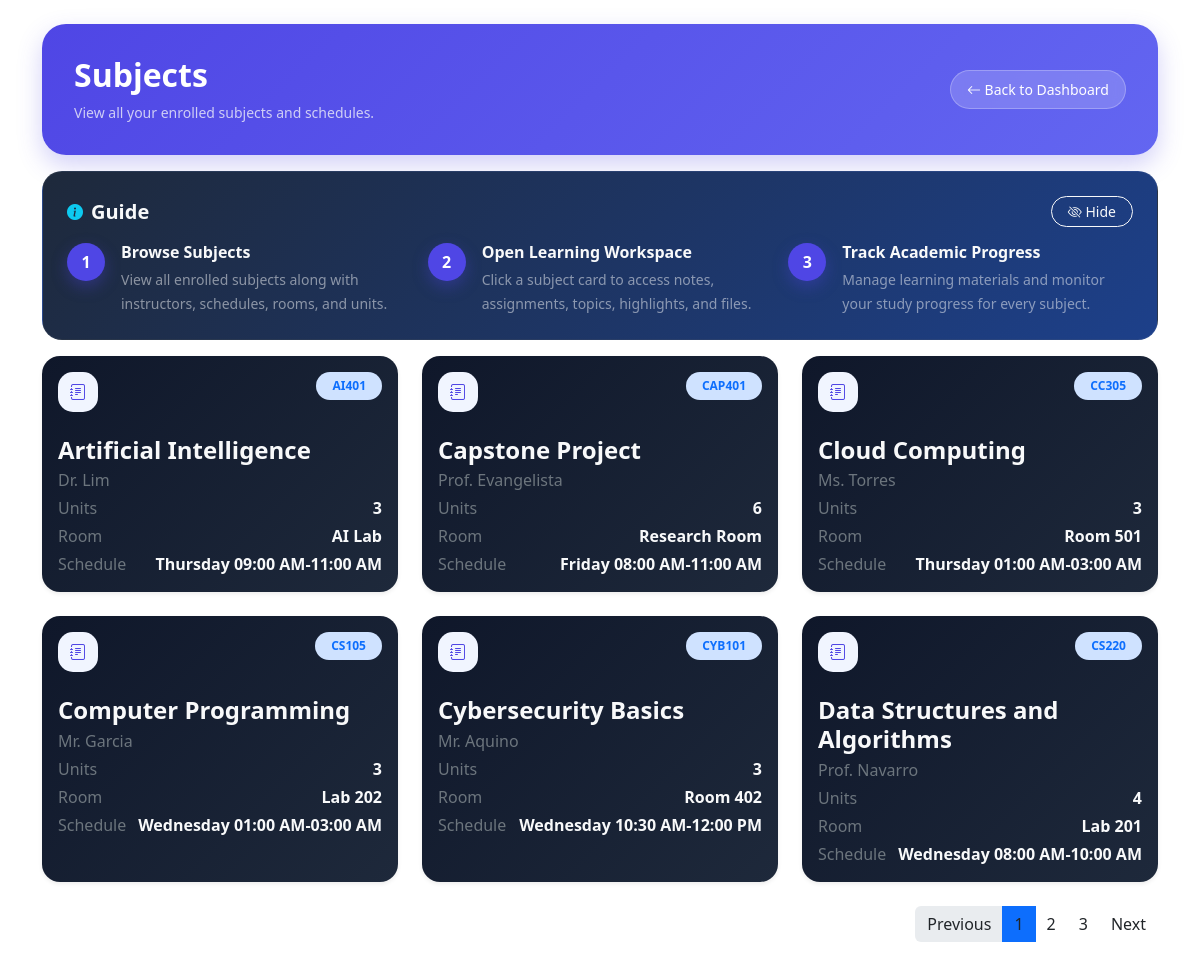
The app's page /dashboard/subjects.php (signed in) with its own data.
### tables this page shows
CREATE TABLE `schedules` (
  `id` int(11) NOT NULL,
  `day_id` int(11) NOT NULL,
  `subject_name` varchar(100) NOT NULL,
  `subject_code` varchar(50) DEFAULT NULL,
  `instructor` varchar(100) DEFAULT NULL,
  `units` int(11) DEFAULT 0,
  `start_time` time NOT NULL,
  `end_time` time NOT NULL,
  `room` varchar(100) DEFAULT NULL,
  `created_at` timestamp NOT NULL DEFAULT current_timestamp()
);

### dashboard/process_subjects.php (called while the page is built, shortened)
<?php
require '../includes/db.php';
$user_id = $_SESSION['user']['id'];
$limit = 6;
$page = isset($_GET['page']) ? (int)$_GET['page'] : 1;
$offset = ($page - 1) * $limit;
$stmt = $conn->prepare("
    SELECT
        s.id,
        s.subject_name,
        s.subject_code,
        s.instructor,
        s.units,
        s.room,
        GROUP_CONCAT(
            DISTINCT CONCAT(
                sd.day_name,
                ' ',
                TIME_FORMAT(s.start_time, '%h:%i %p'),
                '-',
                TIME_FORMAT(s.end_time, '%h:%i %p')
            )
            SEPARATOR ', '
        ) AS schedule_summary
    FROM schedules s
    INNER JOIN schedule_days sd
        ON s.day_id = sd.id
    WHERE sd.user_id = ?
    GROUP BY
        s.subject_name,
        s.subject_code,
        s.instructor,
        s.units,
        s.room
    ORDER BY s.subject_name ASC
    LIMIT ? OFFSET ?
");
$stmt->bind_param("iii", $user_id, $limit, $offset);
$stmt->execute();
$subjects = $stmt->get_result();
?>

### dashboard/subjects.php (the view, shortened to what this page needs)
<?php
include 'process_subjects.php';
include '../includes/header.php';
?>
<link href="../assets/css/subjects.css" rel="stylesheet">
</head>
<body>
<div class="container py-4">
    <div class="welcome-card mb-3">
        <div class="row align-items-center">
            <div class="col-12 col-lg-4
                        order-1 order-lg-2
                        text-start text-lg-end mb-3 mb-lg-0">
                <a href="index.php"
                class="btn btn-light btn-sm rounded-pill px-3 py-2">
                    <i class="bi bi-arrow-left"></i>
                    Back to Dashboard
                </a>
            </div>
            <div class="col-12 col-lg-8 order-2 order-lg-1">
                <h2 class="fw-bold text-white mb-2">
                    Subjects
                </h2>
                <p class="text-light opacity-75 mb-0 small">
                    View all your enrolled subjects and schedules.
                </p>
            </div>
        </div>
    </div>
    <div class="guide-card mb-3" id="guideCard">
        <div class="d-flex justify-content-between align-items-center mb-3">
            <div class="d-flex align-items-center gap-2">
                <i class="bi bi-info-circle-fill text-info"></i>
                <h5 class="fw-bold text-light mb-0">
                    Guide
                </h5>
            </div>
            <button class="btn btn-sm btn-outline-light rounded-pill px-3"
                    onclick="hideGuide()">
                <i class="bi bi-eye-slash"></i>
                Hide
            </button>
        </div>
        <div class="row g-3">
            <div class="col-md-4">
                <div class="guide-step">
                    <div class="guide-badge">
                        1
                    </div>
                    <div>
                        <h6 class="fw-semibold text-light mb-1">
                            Browse Subjects
                        </h6>
                        <small class="text-light opacity-50">
                            View all enrolled subjects along with instructors, schedules, rooms, and units.
                        </small>
                    </div>
                </div>
            </div>
            <div class="col-md-4">
                <div class="guide-step">
                    <div class="guide-badge">
                        2
                    </div>
                    <div>
                        <h6 class="fw-semibold text-light mb-1">
                            Open Learning Workspace
                        </h6>
                        <small class="text-light opacity-50">
                            Click a subject card to access notes, assignments, topics, highlights, and files.
                        </small>
                    </div>
                </div>
            </div>
            <div class="col-md-4">
                <div class="guide-step">
                    <div class="guide-badge">
                        3
                    </div>
                    <div>
                        <h6 class="fw-semibold text-light mb-1">
                            Track Academic Progress
                        </h6>
                        <small class="text-light opacity-50">
                            Manage learning materials and monitor your study progress for every subject.
                        </small>
                    </div>
                </div>
            </div>
        </div>
    </div>
    <div class="row g-4">
        <?php if ($subjects->num_rows > 0): ?>
            <?php while ($subject = $subjects->fetch_assoc()): ?>
                <div class="col-12 col-md-6 col-lg-4">
                    <a href="subject.php?id=<?= $subject['id']; ?>" class="text-decoration-none">
                    <div class="card border-0 shadow-sm h-100 subject-card">
                        <div class="card-body">
                            <div class="d-flex justify-content-between align-items-start mb-4">
                                <div class="subject-icon">
                                    <i class="bi bi-journal-text"></i>
                                </div>
                                <span class="badge rounded-pill bg-primary-subtle text-primary px-3 py-2">
                                    <?= htmlspecialchars($subject['subject_code']); ?>
                                </span>
                            </div>
                            <h4 class="fw-bold text-light mb-1">
                                <?= htmlspecialchars($subject['subject_name']); ?>
                            </h4>
                            <p class="text-secondary mb-1">
                                <?= htmlspecialchars($subject['instructor']); ?>
                            </p>
                            <div class="subject-details">
                                <div class="d-flex justify-content-between mb-1">
                                    <span class="text-secondary">
                                        Units
                                    </span>
                                    <span class="text-light fw-semibold">
                                        <?= htmlspecialchars($subject['units']); ?>
                                    </span>
                                </div>
                                <div class="d-flex justify-content-between mb-1">
                                    <span class="text-secondary">
                                        Room
                                    </span>
                                    <span class="text-light fw-semibold">
                                        <?= htmlspecialchars($subject['room']); ?>
                                    </span>
                                </div>
                                <div class="d-flex justify-content-between">
                                    <span class="text-secondary">
                                        Schedule
                                    </span>
                                    <span class="text-light fw-semibold">
                                        <?= htmlspecialchars($subject['schedule_summary']); ?>
                                    </span>
                                </div>
                            </div>
                        </div>
                    </div>
                    </a>
                </div>
            <?php endwhile; ?>
        <?php endif; ?>
    </div>
    <?php include 'pagination.php'; ?>
</div>
</body>
</html>

### assets/css/subjects.css (style rules this page uses)
.subject-card { background: linear-gradient(135deg, #0f172a, #1e293b) !important; transition: 0.2s ease; border-radius: 18px; }
.welcome-card { background: linear-gradient(135deg, #4f46e5, #6366f1); border-radius: 24px; transition: 0.2s ease; padding: 2rem; box-shadow: 0 10px 25px rgba(79, 70, 229, 0.25); }
.subject-icon { width: 40px; height: 40px; border-radius: 15px; background: #f1f5ff; display: flex; align-items: center; justify-content: center; font-size: 1rem; color: #4f46e5; }
.welcome-card .btn-light { background: rgba(255,255,255,0.18); border: 1px solid rgba(255,255,255,0.25); color: #fff; transition: 0.2s ease; backdrop-filter: blur(6px); }
.guide-card { background: linear-gradient(135deg, #1e293b, #1d408a ); border-radius: 20px; padding: 1.5rem; border: 1px solid rgba(255,255,255,0.05); }
.guide-step { display: flex; gap: 1rem; align-items: flex-start; }
.guide-badge { width: 38px; height: 38px; border-radius: 50%; background: #4f46e5; color: #fff; font-weight: 700; display: flex; align-items: center; justify-content: center; flex-shrink: 0; box-shadow: 0 6px 16px rgba(79,70,229,0.35); }

### records on screen
schedules: subject_code "AI401", subject_name "Artificial Intelligence", instructor "Dr. Lim", units "3", room "AI Lab", schedule_summary "Thursday 09:00 AM-11:00 AM"
schedules: subject_code "CAP401", subject_name "Capstone Project", instructor "Prof. Evangelista", units "6", room "Research Room", schedule_summary "Friday 08:00 AM-11:00 AM"
schedules: subject_code "CC305", subject_name "Cloud Computing", instructor "Ms. Torres", units "3", room "Room 501", schedule_summary "Thursday 01:00 AM-03:00 AM"
schedules: subject_code "CS105", subject_name "Computer Programming", instructor "Mr. Garcia", units "3", room "Lab 202", schedule_summary "Wednesday 01:00 AM-03:00 AM"
schedules: subject_code "CYB101", subject_name "Cybersecurity Basics", instructor "Mr. Aquino", units "3", room "Room 402", schedule_summary "Wednesday 10:30 AM-12:00 PM"
schedules: subject_code "CS220", subject_name "Data Structures and Algorithms", instructor "Prof. Navarro", units "4", room "Lab 201", schedule_summary "Wednesday 08:00 AM-10:00 AM"
